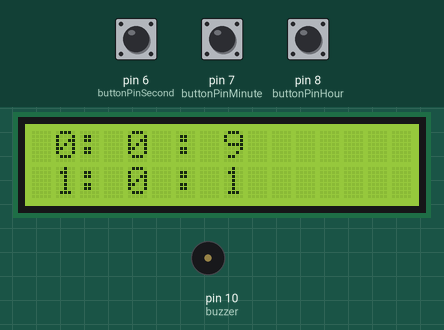
Simulated run of this sketch. Board: Arduino Uno, built with avr-gcc and run on an emulated ATmega328P. Shown: 16×2 character LCD, buzzer (waves = sounding, pin HIGH). The inputs (shaded band) are chosen by the test bench; at power-on: pin 6 (buttonPinSecond) LOW, pin 7 (buttonPinMinute) LOW, pin 8 (buttonPinHour) LOW. What the sketch prints to the serial monitor is not drawn.

Above: at 1.6 s.
1.7 s: pin 6 (buttonPinSecond) pulled HIGH for 1.85 s
At 3.8 s:
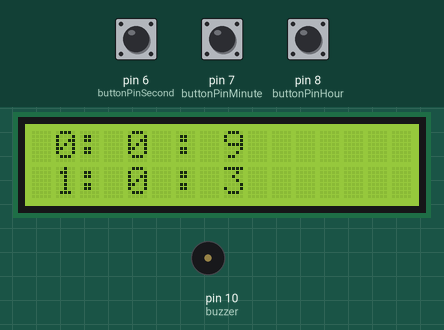
5.5 s: pin 7 (buttonPinMinute) pulled HIGH for 1.85 s
At 7.8 s:
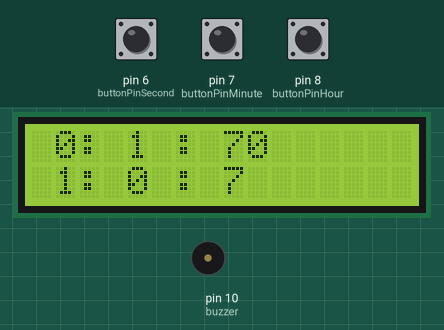
9.5 s: pin 8 (buttonPinHour) pulled HIGH for 1.85 s
At 11.4 s:
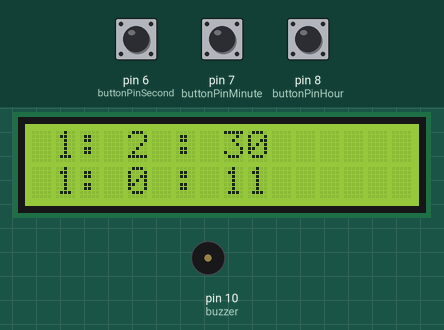
13.6 s: pin 6 (buttonPinSecond) pulled HIGH for 1.85 s
At 15.9 s:
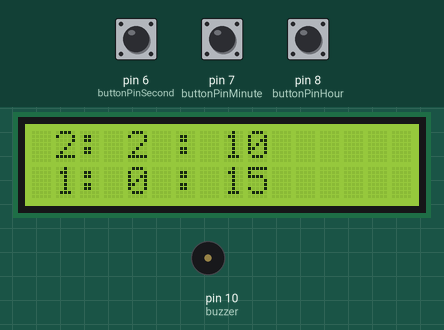
17.6 s: pin 7 (buttonPinMinute) pulled HIGH for 1.85 s
At 19.7 s:
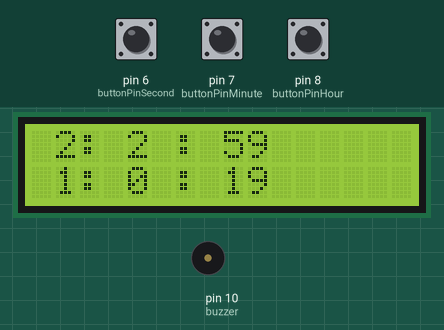
21.6 s: pin 8 (buttonPinHour) pulled HIGH for 1.85 s
At 23.9 s:
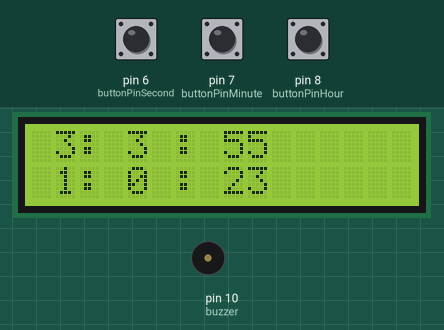
Timing chart, 0 to 25.4 s (numbered marks = the images above; inputs shaded):
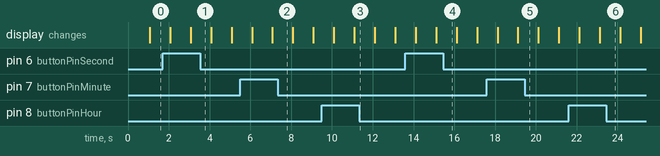

The sketch:

Final_Project.ino
```cpp
/*
Miguel Andrade
Alarm Clock
Dec 16th, 23

The first button edits the alarm hour
The second buttond edits the alarm min
The third buttons edits tjh alarm sec

     I made the disign compact to try
to look like the inside of a real alarm clock

the main issues i ran into was wiring that took alot of time
i just kept misplacing wires until i found the website below

Another issue i ran into was the updating of the alarm time
the math there was actually diffcult to pin point because mintue
kept going in - nothing
I ended up finding code that worked and used it for insperation
and changed it up to work with my project
https://www.tinkercad.com/things/2oX9hyAlBHV-arduino-alarm-clock-40

I used an website to help with wiring because
i was struggling to get the LCD screen to display anything
https://www.instructables.com/Digital-Clock-Using-Tinkercad/

*/

// Initialize the library with the numbers of the interface pins
#include <LiquidCrystal.h>
//lcd list
LiquidCrystal lcd(12, 11, 5, 4, 3, 2);

int currentHour = 1; //change the hour,min,sec
int currentMinute = 0;
int currentSecond = 0;
int alarmSetHour = 0;
int alarmSetMinute = 0;
int alarmSetSecond = 10; //set to 10sec for the video
int buttonPinHour = 8;
int buttonPinMinute = 7;
int buttonPinSecond = 6;
int buzzer = 10;
bool alarmtriggerd = false; //tells another function that the alarm was triggerd


void setup() {
  // Set up the LCD's number of columns and rows
  lcd.begin(16, 2);
  pinMode(buzzer, OUTPUT);
  pinMode(buttonPinHour, INPUT);
  pinMode(buttonPinMinute, INPUT);
  pinMode(buttonPinSecond, INPUT);

  Serial.begin(9600);
}

void loop() {
//this small block of code is the logic to the entire time system in
//this project
//it simple works by taking whatever time the user has added and
//add +1 until it hit 60 sec and then adds one to a min and then repeats
//that cycle until there is 60 minutes and then goes to the hour


  currentSecond++;

  if (currentSecond == 60) {
    currentMinute++;
    currentSecond = 0;
  }

  if (currentMinute == 60) {
    currentMinute = 0;
    currentHour++;
  }

  if (currentHour == 24) {
    currentHour = 0;
  }
  /*
  This block of if statments just checks to see if a button was clicked
  and just adds +1 to alarmvarible
  Execpt for seconds since its constantly going down it goes up by
  +2
   */
     if (digitalRead(buttonPinHour) == HIGH) {
    alarmSetHour++;
    Serial.println("Hour's Button Pressed");//just for bebugging
     }
  if (digitalRead(buttonPinMinute) == HIGH) {

    alarmSetMinute++;
    Serial.println("Minute's Button Pressed");
  }
  if (digitalRead(buttonPinSecond) == HIGH) {
    alarmSetSecond = alarmSetSecond + 2;
    Serial.println("Second's Button Pressed");
  }

    //calls all the functions
  delay(1000);
  displayClockTime();
  updateAlarmTime();
  displayAlarmTime();
}

/*
This is the logic for the alarm time
What this code does it that is simply removes
-1 from whatever the user sets the alarm too
and once all alarm varaibles hit zero it
calls the alarm and sets its trigger to true
prompting the message


*/
void updateAlarmTime() {
  if (alarmSetHour == 0 && alarmSetMinute == 0 && alarmSetSecond == 0) {
    activateAlarm();
    alarmtriggerd = true;
  } else {
    if (alarmSetSecond > 0) {
      alarmSetSecond--;
    } else if (alarmSetMinute > 0) {
      alarmSetMinute--;
      alarmSetSecond = 59;  // Reset seconds to 59 when minutes decrement
    } else if (alarmSetHour > 0) {
      alarmSetHour--;
      alarmSetMinute = 59;  // Reset minutes to 59 when hours decrement
      alarmSetSecond = 59;  // Reset seconds to 59 when hours decrement
    }
  }
}

  //this function display the time before alarm time
  //while also checking if the alarm has been triggered
  //for the good moring message
void displayAlarmTime() {
  if (!alarmtriggerd) {
    lcd.setCursor(1, 0);
    lcd.print(alarmSetHour);
    lcd.setCursor(2, 0);
    lcd.print(":");
    lcd.setCursor(4, 0);
    lcd.print(alarmSetMinute);
    lcd.setCursor(6, 0);
    lcd.print(":");
    lcd.setCursor(8, 0);
    lcd.print(alarmSetSecond);
  } else {
    // Break out of the function if the alarm is triggered
    return;
  }
}

//this function display the normal clock time
//on the lcd screen
void displayClockTime() {
  lcd.setCursor(1, 1);
  lcd.print(currentHour);
  lcd.setCursor(2, 1);
  lcd.print(":");
  lcd.setCursor(4, 1);
  lcd.print(currentMinute);
  lcd.setCursor(6, 1);
  lcd.print(":");
  lcd.setCursor(8, 1);
  lcd.print(currentSecond);
}

//this function just works the buzzer once its called in updateAlarmTime()
//i attempt to make it sound like a stryotypical alarm clock like the movies
void activateAlarm() {
tone(10, 1000, 500);
delay(400);
tone(10, 1500, 500);
lcd.clear();
lcd.setCursor(0, 0);
lcd.print("Time to Wake Up");
delay(400);
tone(10, 1000, 500);
delay(400);
tone(10, 1500, 500);
delay(400);
tone(10, 1500, 500);
delay(400);
tone(10, 1500, 500);
delay(400);

}
```
